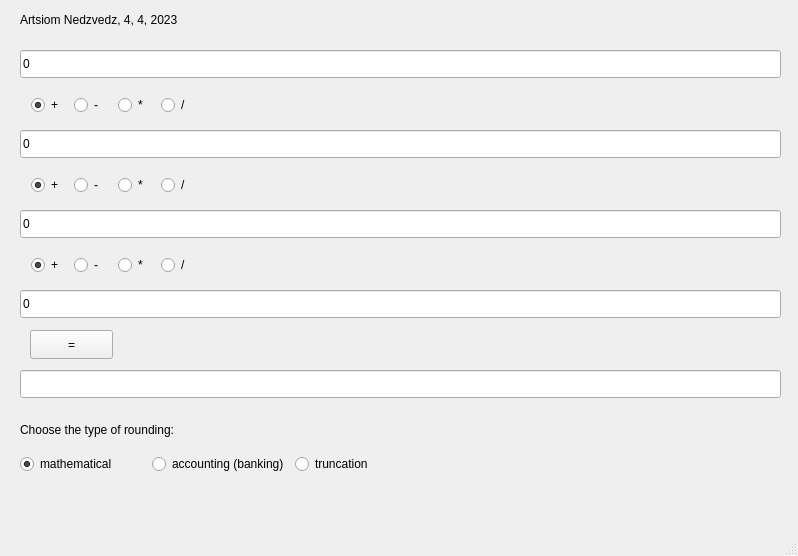
<?xml version="1.0" encoding="UTF-8"?>
<ui version="4.0">
 <class>MainWindow</class>
 <widget class="QMainWindow" name="MainWindow">
  <property name="geometry">
   <rect>
    <x>0</x>
    <y>0</y>
    <width>798</width>
    <height>556</height>
   </rect>
  </property>
  <property name="windowTitle">
   <string>MainWindow</string>
  </property>
  <widget class="QWidget" name="centralwidget">
   <widget class="QLabel" name="name">
    <property name="geometry">
     <rect>
      <x>20</x>
      <y>10</y>
      <width>211</width>
      <height>20</height>
     </rect>
    </property>
    <property name="text">
     <string>Artsiom Nedzvedz, 4, 4, 2023</string>
    </property>
   </widget>
   <widget class="QLineEdit" name="thirdNum">
    <property name="geometry">
     <rect>
      <x>20</x>
      <y>50</y>
      <width>761</width>
      <height>28</height>
     </rect>
    </property>
    <property name="inputMask">
     <string/>
    </property>
    <property name="text">
     <string>0</string>
    </property>
   </widget>
   <widget class="QLineEdit" name="firstNum">
    <property name="geometry">
     <rect>
      <x>20</x>
      <y>130</y>
      <width>761</width>
      <height>28</height>
     </rect>
    </property>
    <property name="inputMask">
     <string/>
    </property>
    <property name="text">
     <string>0</string>
    </property>
   </widget>
   <widget class="QLineEdit" name="resultNum">
    <property name="geometry">
     <rect>
      <x>20</x>
      <y>370</y>
      <width>761</width>
      <height>28</height>
     </rect>
    </property>
   </widget>
   <widget class="QPushButton" name="pushButton">
    <property name="geometry">
     <rect>
      <x>30</x>
      <y>330</y>
      <width>83</width>
      <height>29</height>
     </rect>
    </property>
    <property name="text">
     <string>=</string>
    </property>
   </widget>
   <widget class="QLineEdit" name="secondNum">
    <property name="geometry">
     <rect>
      <x>20</x>
      <y>210</y>
      <width>761</width>
      <height>28</height>
     </rect>
    </property>
    <property name="inputMask">
     <string/>
    </property>
    <property name="text">
     <string>0</string>
    </property>
   </widget>
   <widget class="QLineEdit" name="fourthNum">
    <property name="geometry">
     <rect>
      <x>20</x>
      <y>290</y>
      <width>761</width>
      <height>28</height>
     </rect>
    </property>
    <property name="inputMask">
     <string/>
    </property>
    <property name="text">
     <string>0</string>
    </property>
   </widget>
   <widget class="QWidget" name="layoutWidget">
    <property name="geometry">
     <rect>
      <x>31</x>
      <y>91</y>
      <width>167</width>
      <height>28</height>
     </rect>
    </property>
    <layout class="QGridLayout" name="gridLayout_2">
     <item row="0" column="0">
      <widget class="QRadioButton" name="plusCheck_2">
       <property name="text">
        <string>+</string>
       </property>
       <property name="checked">
        <bool>true</bool>
       </property>
      </widget>
     </item>
     <item row="0" column="1">
      <widget class="QRadioButton" name="minusCheck_2">
       <property name="text">
        <string>-</string>
       </property>
      </widget>
     </item>
     <item row="0" column="2">
      <widget class="QRadioButton" name="multiplyCheck_2">
       <property name="text">
        <string>*</string>
       </property>
      </widget>
     </item>
     <item row="0" column="3">
      <widget class="QRadioButton" name="divideCheck_2">
       <property name="text">
        <string>/</string>
       </property>
      </widget>
     </item>
    </layout>
   </widget>
   <widget class="QWidget" name="layoutWidget">
    <property name="geometry">
     <rect>
      <x>31</x>
      <y>171</y>
      <width>167</width>
      <height>28</height>
     </rect>
    </property>
    <layout class="QGridLayout" name="gridLayout_1">
     <item row="0" column="0">
      <widget class="QRadioButton" name="plusCheck_1">
       <property name="text">
        <string>+</string>
       </property>
       <property name="checked">
        <bool>true</bool>
       </property>
      </widget>
     </item>
     <item row="0" column="1">
      <widget class="QRadioButton" name="minusCheck_1">
       <property name="text">
        <string>-</string>
       </property>
      </widget>
     </item>
     <item row="0" column="2">
      <widget class="QRadioButton" name="multiplyCheck_1">
       <property name="text">
        <string>*</string>
       </property>
      </widget>
     </item>
     <item row="0" column="3">
      <widget class="QRadioButton" name="divideCheck_1">
       <property name="text">
        <string>/</string>
       </property>
      </widget>
     </item>
    </layout>
   </widget>
   <widget class="QWidget" name="layoutWidget">
    <property name="geometry">
     <rect>
      <x>31</x>
      <y>251</y>
      <width>167</width>
      <height>28</height>
     </rect>
    </property>
    <layout class="QGridLayout" name="gridLayout_3">
     <item row="0" column="0">
      <widget class="QRadioButton" name="plusCheck_3">
       <property name="text">
        <string>+</string>
       </property>
       <property name="checked">
        <bool>true</bool>
       </property>
      </widget>
     </item>
     <item row="0" column="1">
      <widget class="QRadioButton" name="minusCheck_3">
       <property name="text">
        <string>-</string>
       </property>
      </widget>
     </item>
     <item row="0" column="2">
      <widget class="QRadioButton" name="multiplyCheck_3">
       <property name="text">
        <string>*</string>
       </property>
      </widget>
     </item>
     <item row="0" column="3">
      <widget class="QRadioButton" name="divideCheck_3">
       <property name="text">
        <string>/</string>
       </property>
      </widget>
     </item>
    </layout>
   </widget>
   <widget class="QLabel" name="name_2">
    <property name="geometry">
     <rect>
      <x>20</x>
      <y>420</y>
      <width>211</width>
      <height>20</height>
     </rect>
    </property>
    <property name="text">
     <string>Choose the type of rounding:</string>
    </property>
   </widget>
   <widget class="QWidget" name="">
    <property name="geometry">
     <rect>
      <x>20</x>
      <y>450</y>
      <width>401</width>
      <height>28</height>
     </rect>
    </property>
    <layout class="QGridLayout" name="gridLayout">
     <item row="0" column="0">
      <widget class="QRadioButton" name="mathButton">
       <property name="text">
        <string>mathematical</string>
       </property>
       <property name="checked">
        <bool>true</bool>
       </property>
      </widget>
     </item>
     <item row="0" column="1">
      <widget class="QRadioButton" name="bankButton">
       <property name="text">
        <string>accounting (banking)</string>
       </property>
      </widget>
     </item>
     <item row="0" column="2">
      <widget class="QRadioButton" name="cutButton">
       <property name="text">
        <string>truncation</string>
       </property>
      </widget>
     </item>
    </layout>
   </widget>
  </widget>
  <widget class="QMenuBar" name="menubar">
   <property name="geometry">
    <rect>
     <x>0</x>
     <y>0</y>
     <width>798</width>
     <height>25</height>
    </rect>
   </property>
  </widget>
  <widget class="QStatusBar" name="statusbar"/>
 </widget>
 <resources/>
 <connections/>
</ui>
